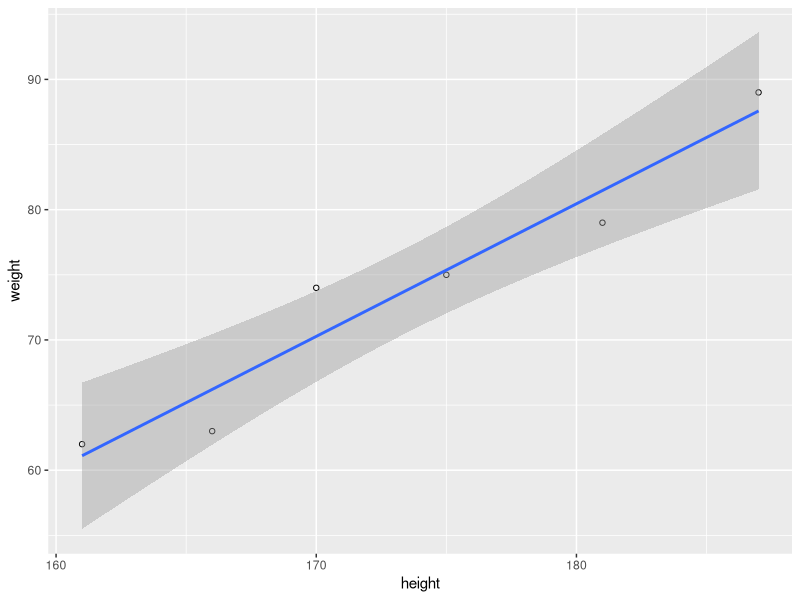

This chart was generated by the following R code:
## ---- chunk 1
require(ggplot2)

#create a data frame containing height and weight
height <- c(161, 166, 170, 175, 181, 187)
weight <- c(62, 63, 74, 75, 79, 89)
df.example <- data.frame(height, weight)
head(df.example)

#scatter plot with regression line of height & weight
ggplot(df.example, aes(x=height, y=weight)) +geom_point(shape=1) + geom_smooth(method=lm)

